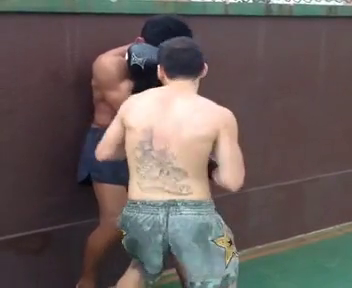
#> input picture frame 30 of datasets/punching_person-Kinetics-train-0001.mp4, 352 x 288 px, given in place of v_Punch_g01_c01.avi, which was not available
$ jupyter execute play_video.ipynb
#> lines starting #> are read from the running program, lines starting #| are printed output that depends on the picture
[cell 1]
import numpy as np
import cv2
import time
#playing a video from a file using OpenCV

cap = cv2.VideoCapture("C:/Users/Simon/Documents/MILA/Violence Categorization/Optical Flow/v_Punch_g01_c01.avi")
time.sleep(2)

while(cap.isOpened()):
    ret, frame = cap.read()
#> frame is the input picture: shape (288, 352, 3); mean B, G, R 89.9, 92.2, 102.9

    gray = cv2.cvtColor(frame, cv2.COLOR_BGR2GRAY)
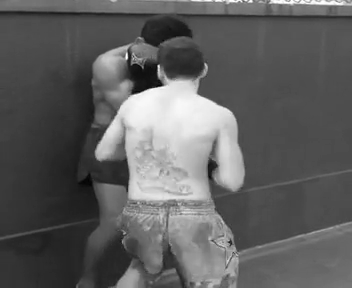
#> gray: shape (288, 352); min 3, max 255, mean 95.1

    cv2.imshow('yo',gray)
    if cv2.waitKey(35) & 0xFF == ord('q'):
#> (key q is pressed here)
        break

cap.release()
cv2.destroyAllWindows()


$ run again, starting later in the video
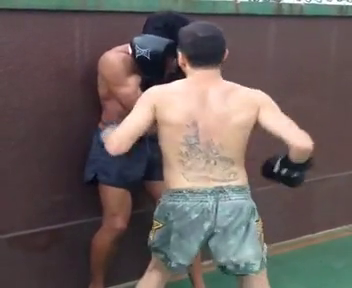
#> input picture frame 135 of datasets/punching_person-Kinetics-train-0001.mp4, 352 x 288 px, given in place of v_Punch_g01_c01.avi, which was not available
#> frame is the input picture: shape (288, 352, 3); mean B, G, R 91.3, 93.5, 104.6
#> `gray = cv2.cvtColor(frame, cv2.COLOR_BGR2GRAY)`:
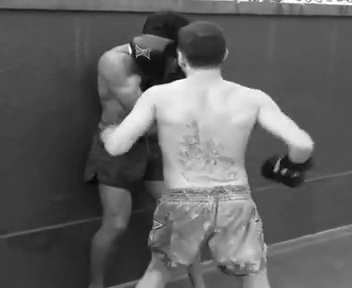
#> gray: shape (288, 352); min 0, max 255, mean 96.5

$ run again, starting later in the video
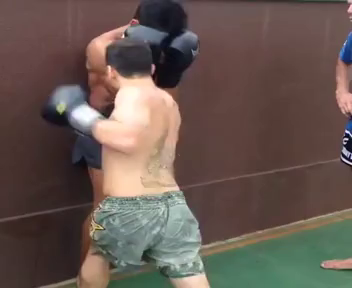
#> input picture frame 240 of datasets/punching_person-Kinetics-train-0001.mp4, 352 x 288 px, given in place of v_Punch_g01_c01.avi, which was not available
#> frame is the input picture: shape (288, 352, 3); mean B, G, R 81.4, 88.3, 103.6
#> `gray = cv2.cvtColor(frame, cv2.COLOR_BGR2GRAY)`:
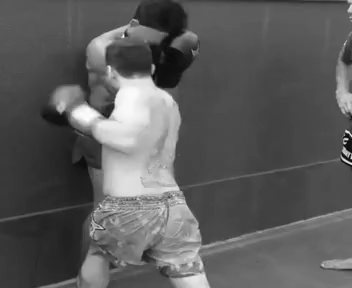
#> gray: shape (288, 352); min 3, max 254, mean 92
